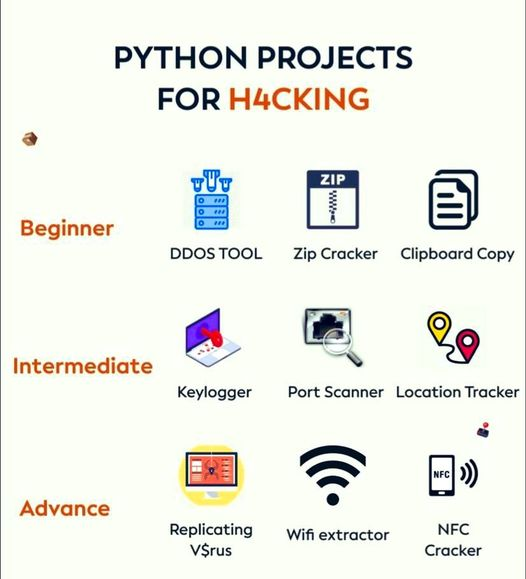
#> input picture Lab-1/projects.jpg, 526 x 579 px
$ jupyter execute invert.ipynb
#> lines starting #> are read from the running program, lines starting #| are printed output that depends on the picture
[cell 1]
import cv2
import matplotlib.pyplot as plt
img = cv2.imread("projects.jpg")
#> img is the input picture: shape (579, 526, 3); mean B, G, R 231.1, 238.7, 237.2
plt.imshow(img)

img_not = cv2.bitwise_not(img)
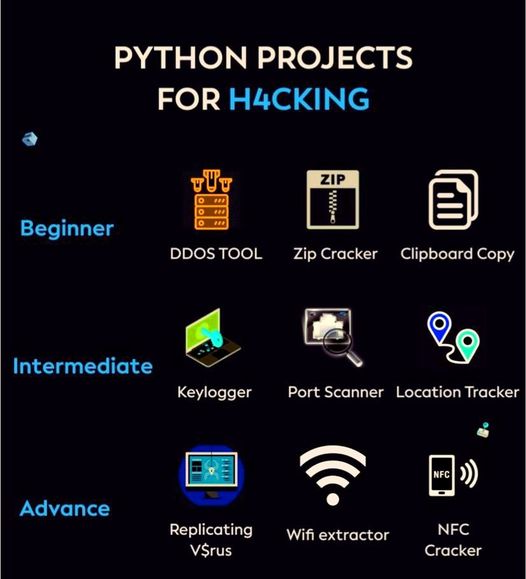
#> img_not: shape (579, 526, 3); mean B, G, R 23.9, 16.3, 17.8
plt.imshow(img_not)
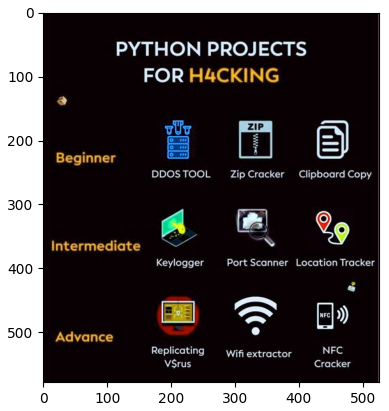
#> figure drawn by matplotlib, 1 panel; B, G, R data is drawn as R, G, B
